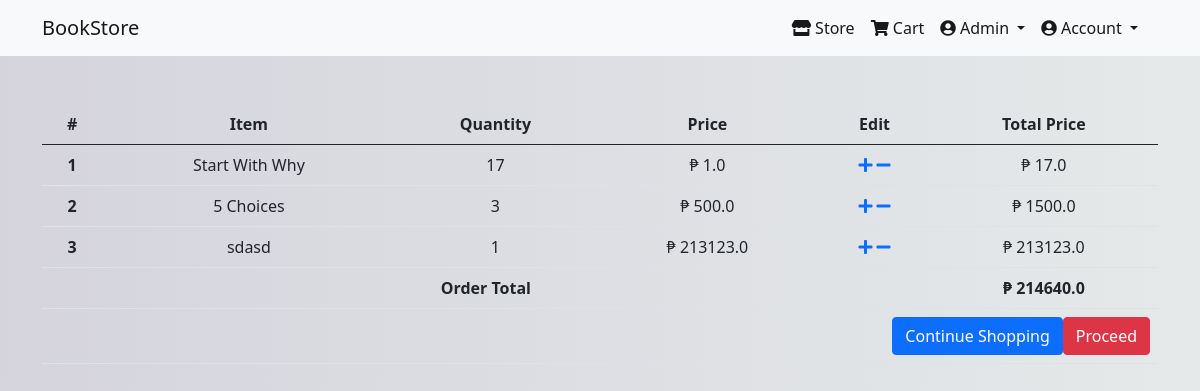
/order-summary/ (signed in), run on an earlier commit of the app's database.
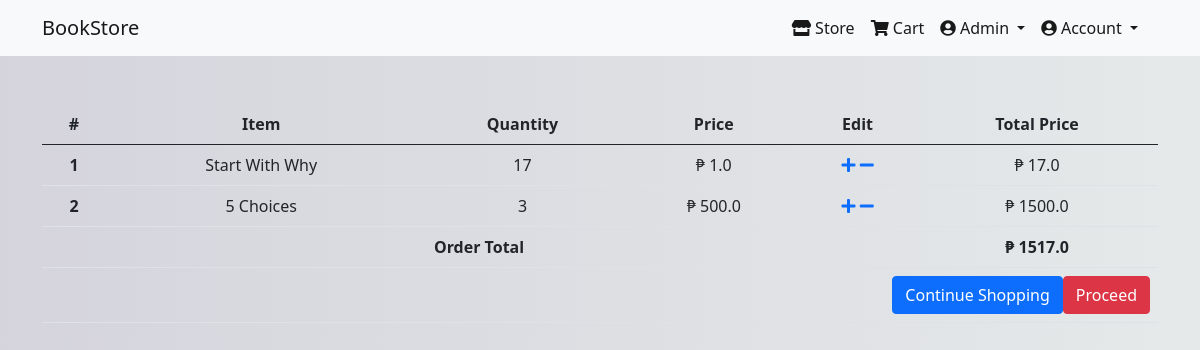
And on a later commit of the database.
### ecommpage/models.py (models this page shows, shortened)
class OrderItem(models.Model):
    user = models.ForeignKey(settings.AUTH_USER_MODEL,
                            on_delete=models.CASCADE)
    item = models.ForeignKey(Item, on_delete=models.CASCADE)
    quantity = models.IntegerField(default=1)
    ordered = models.BooleanField(default=False)
    def get_total_item_price(self):
        return self.quantity * self.item.price
    def get_final_price(self):
        return self.get_total_item_price()

class Item(models.Model):
    title = models.CharField(max_length=100)
    description = models.TextField()
    price = models.FloatField()
    stored = models.DateTimeField(auto_now_add=True)
    item_quantity = models.IntegerField(default=1)
    img = models.ImageField(upload_to=get_upload_path)
    category = models.CharField(choices=CATEGORY_CHOICES, max_length=15)
    slug = models.SlugField()

class Order(models.Model):
    user = models.ForeignKey(settings.AUTH_USER_MODEL,
                             on_delete=models.CASCADE)
    items = models.ManyToManyField(OrderItem)
    start_date = models.DateTimeField(auto_now_add=True)
    ordered_date = models.DateTimeField(auto_now_add=True)
    ordered = models.BooleanField(default=False)
    total_price = models.FloatField(default=0)
    def get_total(self):
        total = 0
        for order_item in self.items.all():
            total += order_item.get_final_price()
        return total

### ecommpage/views.py (the view)
# urls.py: path('order-summary/', OrderSummaryView.as_view(), name='order-summary'),
class OrderSummaryView(LoginRequiredMixin, DetailView):
    def get(self, request, *args, **kwargs):
        try:
            order = Order.objects.get(user=self.request.user, ordered=False)
            context = {
                'object': order
            }
            return render(self.request, 'ecommpage/order_summary.html', context)
        except ObjectDoesNotExist:
            messages.error(self.request, "You do not have an active order")
            return redirect('/')

### ecommpage/templates/ecommpage/order_summary.html (shortened to what this page needs)
{% extends 'account/base.html' %}
{% block content %}
<div class="container text-center">
 <table class="table table-hover">
    <thead>
      <tr>
        <th scope="col">#</th>
        <th scope="col">Item</th>
        <th scope="col">Quantity</th>
        <th scope="col">Price</th>
        <th scope="col">Edit</th>
        <th scope="col">Total Price</th>
      </tr>
    </thead>
    <tbody>
        {% for order_item in object.items.all %}
      <tr>
        <th scope="row">{{forloop.counter}}</th>
        <td>{{order_item.item.title}}</td>
        <td>{{order_item.quantity}}</td>
        <td>₱ {{order_item.item.price}}</td>
        <td><a href="{{order_item.get_add_single_item_to_cart_url}}"><i class="fas fa-plus"></a></i>  <a href="{{get_remove_single_item_from_cart_url}}"><i class="fas fa-minus"></i></a></td>
        <td>₱ {{order_item.get_total_item_price}}</td>
      </tr>
      {% endfor %}
      <tr>
        <td colspan="5"><strong>Order Total</strong></td>
        <td><strong>₱ {{object.get_total}}</strong></td>
      </tr>
      <tr>
        <td colspan="6">
          <a class='btn btn-danger float-end' href="/">Proceed</a>
          <a class='btn btn-primary float-end ml-4' href="/">Continue Shopping</a>
        </td>
      </tr>
    </tbody>
  </table>
</div>
{% endblock %}

What changed in the data, as far as the page shows it:
removed OrderItem: item "sdasd", quantity "1", item.price "213123.0", get_total_item_price "213123.0"
computed for Order: get_total "214640.0" → "1517.0"
